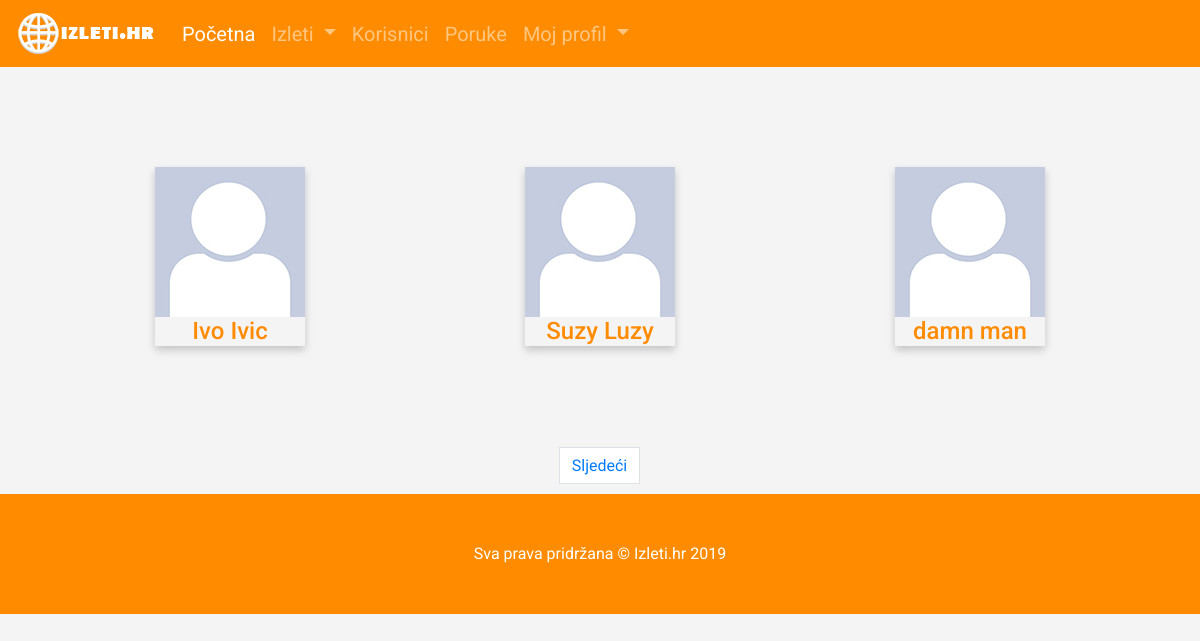
Page /svi_korisnici (signed in) on the committed database.
### app/models.py (models this page shows, shortened)
class User(UserMixin, db.Model):
    id=db.Column(db.Integer,primary_key=True)
    username=db.Column(db.String(64), index=True, unique=True)
    email=db.Column(db.String(120), index=True, unique=True)
    password_hash=db.Column(db.String(128))
    ime=db.Column(db.String(50))
    prezime=db.Column(db.String(64))
    datum_rodjenja=db.Column(db.Date, nullable=True)
    broj_telefona=db.Column(db.String(20), nullable=True)
    o_meni=db.Column(db.String(400), nullable=True)
    profilna_slika=db.Column(db.String(300), default='korisnik.jpg')
    izleti = db.relationship('Izlet', backref='creator', lazy='dynamic')
    befriended=db.relationship(
        'User',secondary=friends,
        primaryjoin=(friends.c.befriender_id==id),
        secondaryjoin=(friends.c.befriended_id==id),
        backref=db.backref('friends',lazy='dynamic'),lazy='dynamic')

### app/routes.py (the view)
@app.route('/svi_korisnici')
@login_required
def svi_korisnici():
    page = request.args.get('page', 1, type=int)
    korisnici=User.query.filter(User.id!=current_user.id).paginate(page, app.config['POSTS_PER_PAGE'], False)
    next_url = url_for('svi_korisnici', page=korisnici.next_num) if korisnici.has_next else None
    prev_url = url_for('svi_korisnici', page=korisnici.prev_num) if korisnici.has_prev else None
    return render_template('svi_korisnici.html', title='Korisnici',korisnici=korisnici.items,next_url=next_url,prev_url=prev_url)

### app/models.py (called while the page is built)
@login.user_loader
def load_user(id):
    return User.query.get(int(id))

### app/templates/svi_korisnici.html (shortened to what this page needs)
{% extends "base.html" %}
{% block content %}
<section class="features">
<div class="container">
<div class="container">
<div class="row">
		{% for korisnik in korisnici %}
		<div class="col-sm-4">
			<div class="korisnik">
			<a href="{{ url_for('user', username=korisnik.username) }}">
				{% if korisnik.profilna_slika %}
    			<img src="{{ url_for('static', filename='img/' + korisnik.profilna_slika) }}" class="img-fluid" >
    			{% else %}
    			<img src="{{ url_for('static', filename='img/korisnik.jpg') }}" class="img-fluid">
    			{% endif %}
			</a>
			  <h4>{{korisnik.ime}} {{korisnik.prezime}}</h4>
			</div>
			</div>
		{% endfor %}
	</div>
	</div>
</div>
</section>
<div class="container text-center" >
  <ul class="pagination ">
	{% if next_url %}
    <a style="display: inline;"class="page-link" href="{{ next_url }}">Sljedeći</a>
    {% endif %}
  </ul>
</div>
<footer class="py-5 bg-dark ">
    <div class="container">
      <p class="m-0 text-center text-white">Sva prava pridržana  &copy; Izleti.hr 2019</p>
    </div>
 </footer>
 {% endblock %}

### app/static/style_index.css (style rules this page uses)
body { font-family: 'Roboto', sans-serif; background-color: #f4f4f4; }
h1,h2,h3,h4 { color:#FF8C00; }
a { color:#FF8C00; }
.bg-dark { background-color: #FF8C00 !important; }
.features { padding: 100px 0; }
.korisnik { box-shadow: 0 4px 8px 0 rgba(0, 0, 0, 0.2); max-width: 150px; margin: auto; text-align: center; }
.korisnik a { text-decoration: none; font-size: 12px; }
html { -webkit-box-sizing: border-box; -moz-box-sizing: border-box; box-sizing: border-box; }
*, *:before, *:after { -webkit-box-sizing: inherit; -moz-box-sizing: inherit; box-sizing: inherit; }
.pagination { display: inline-block; }

### rows in the picture
User: ime "Ivo", prezime "Ivic"
User: ime "Suzy", prezime "Luzy"
User: ime "damn", prezime "man"
